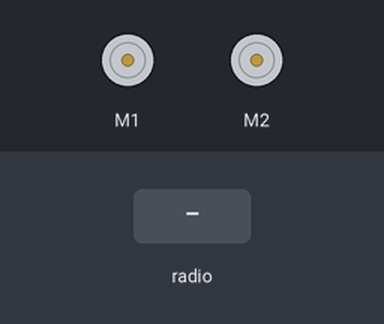
A program run on a simulated BBC micro:bit (MakeCode). Shown: 2 × DC motor (green arrow = forward, orange = backward, longer = faster). The inputs (shaded band) are chosen by the test bench.

Above: at 1.2 s.
1.3 s: radio message "1" arrives
At 2.4 s:
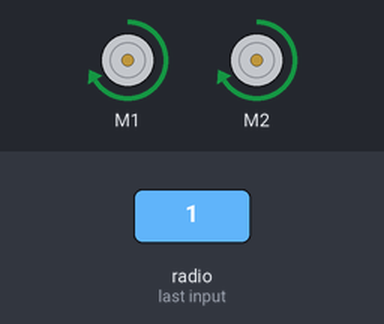
2.8 s: radio message "0" arrives
At 3.5 s:
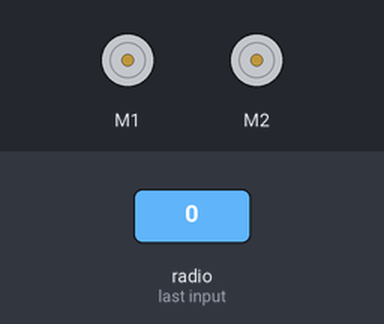
4.3 s: radio message "5" arrives
At 4.7 s:
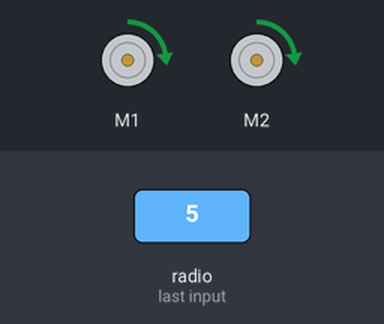
Timing chart, 0 to 7.3 s (numbered marks = the images above; inputs shaded):
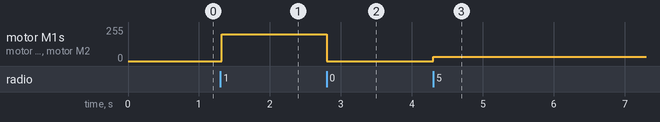

Measured:
- after the input at 1.3 s, motor M1, motor M2: stopped → forward 200/255 at once
- after the input at 2.8 s, motor M1, motor M2: forward 200/255 → stopped at once
- after the input at 4.3 s, motor M1, motor M2: stopped → forward 32/255 at once

The program:

main.ts
```typescript
radio.onReceivedNumberDeprecated(function (receivedNumber) {
    item = receivedNumber
    if (item == 0) {
        maqueen.motorStop(maqueen.aMotors.M1)
        maqueen.motorStop(maqueen.aMotors.M2)
    }
    if (item == 1) {
        maqueen.MotorRun(maqueen.aMotors.M1, maqueen.Dir.CW, 200)
        maqueen.MotorRun(maqueen.aMotors.M2, maqueen.Dir.CW, 200)
    }
    if (item == 2) {
        maqueen.MotorRun(maqueen.aMotors.M1, maqueen.Dir.CCW, 200)
        maqueen.MotorRun(maqueen.aMotors.M2, maqueen.Dir.CCW, 200)
    }
    if (item == 3) {
        maqueen.MotorRun(maqueen.aMotors.M1, maqueen.Dir.CW, 0)
        maqueen.MotorRun(maqueen.aMotors.M2, maqueen.Dir.CW, 200)
    }
    if (item == 4) {
        maqueen.MotorRun(maqueen.aMotors.M1, maqueen.Dir.CW, 200)
        maqueen.MotorRun(maqueen.aMotors.M2, maqueen.Dir.CW, 0)
    }
    if (item == 5) {
        maqueen.MotorRun(maqueen.aMotors.M1, maqueen.Dir.CW, 32)
        maqueen.MotorRun(maqueen.aMotors.M2, maqueen.Dir.CW, 32)
    }
    if (item == 6) {
        maqueen.MotorRun(maqueen.aMotors.M1, maqueen.Dir.CCW, 32)
        maqueen.MotorRun(maqueen.aMotors.M2, maqueen.Dir.CCW, 32)
    }
    if (item == 7) {
        maqueen.MotorRun(maqueen.aMotors.M1, maqueen.Dir.CW, 0)
        maqueen.MotorRun(maqueen.aMotors.M2, maqueen.Dir.CW, 32)
    }
    if (item == 8) {
        maqueen.MotorRun(maqueen.aMotors.M1, maqueen.Dir.CW, 32)
        maqueen.MotorRun(maqueen.aMotors.M2, maqueen.Dir.CW, 0)
    }
})
let item = 0
radio.setGroup(1)
```

test.ts
```typescript
// 在此处测试；当此软件包作为插件使用时，将不会编译此软件包。
```
